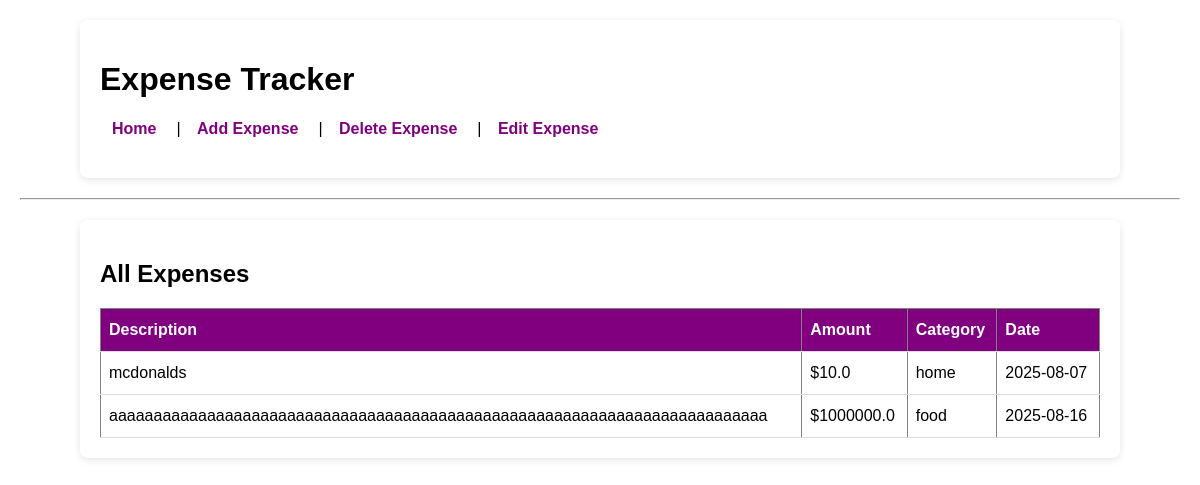
Before: / with the older database file.
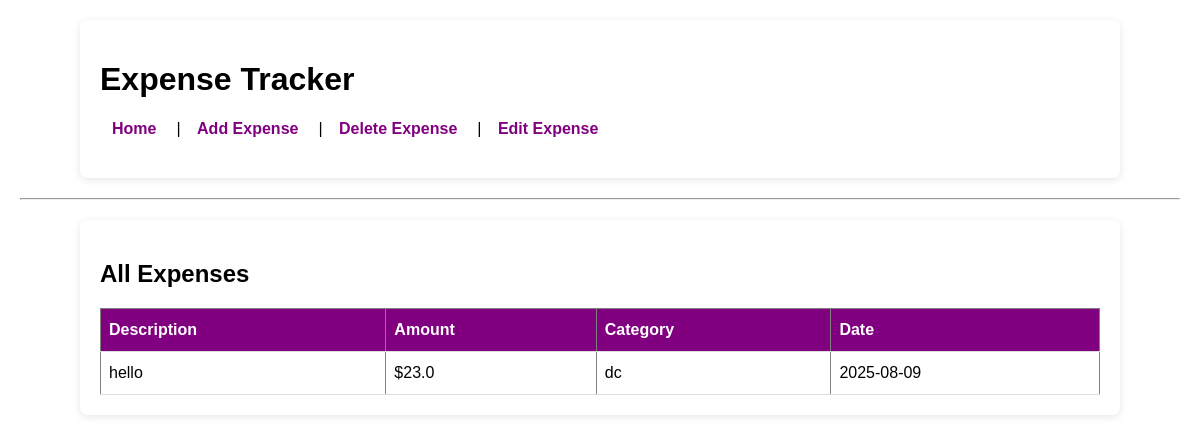
After: the same page with the newer database file.
### tables this page shows
CREATE TABLE expenses
                 (id INTEGER PRIMARY KEY AUTOINCREMENT,
                  description TEXT,
                  amount REAL,
                  category TEXT,
                  date TEXT);

### app.py (the view)
@app.route('/')
def index():
    conn = sqlite3.connect('expenses.db')
    c = conn.cursor()
    c.execute("SELECT * FROM expenses")
    expenses = c.fetchall()
    conn.close()
    return render_template('index.html', expenses=expenses)

### templates/index.html
{% extends "base.html" %}
{% block content %}
<div class="container">
<h2>All Expenses</h2>
<table border="1" cellpadding="5">
    <tr>
        <th>Description</th>
        <th>Amount</th>
        <th>Category</th>
        <th>Date</th>
    </tr>
    {% for expense in expenses %}
    <tr>
        <td>{{ expense[1] }}</td>
        <td>${{ expense[2] }}</td>
        <td>{{ expense[3] }}</td>
        <td>{{ expense[4] }}</td>
    </tr>
    {% endfor %}
</table>
</div>
{% endblock %}

### templates/base.html (shortened to what this page needs)
<!DOCTYPE html>
<html>
<head>
    <link rel="stylesheet" href="{{ url_for('static', filename='style.css') }}">
</head>
<body>
    <div class="container">
    <h1>Expense Tracker</h1>
    <nav>
        <a href="{{ url_for('index') }}">Home</a>|
        <a href="{{ url_for('add_expense') }}">Add Expense</a>|
        <a href="{{ url_for('delete_page') }}">Delete Expense</a>|
        <a href="{{ url_for('edit_page') }}">Edit Expense</a>
    </nav>
    </div>
    <hr>
    {% block content %}{% endblock %}
</body>
</html>

### static/style.css (style rules this page uses)
body { font-family: Arial, sans-serif; margin: 20px; }
nav { margin-bottom: 20px; }
nav a { margin-right: 10px; text-decoration: none; font-weight: bold; color: purple; text-decoration: none; padding: 6px 12px; margin-right: 8px; border-radius: 4px; transition: .2; }
table { border-collapse: collapse; width: 60%; }
th, td { padding: 8px; text-align: left; }
.container { max-width: 1000px; margin: 20px auto; padding: 20px; background-color: #fff; border-radius: 8px; box-shadow: 0 2px 8px rgba(0,0,0,0.1); overflow-x: auto; }
table { border-collapse: collapse; width: 100%; margin-top: 20px; }
th { background-color: purple; color: white; }
td, th { border-bottom: 1px solid #ddd; padding: 12px 8px; }

Changed rows visible on the page:
removed expenses: description "mcdonalds", amount "10.0", category "home", date "2025-08-07"
removed expenses: description "aaaaaaaaaaaaaaaaaaaaaaaaaaaaaaaaaaaaaaaaaaaaaaaaaaaaaaaaaaaaaaaaaaaaaaaaaa", amount "1000000.0", category "food", date "2025-08-16"
added expenses: description "hello", amount "23.0", category "dc", date "2025-08-09"
